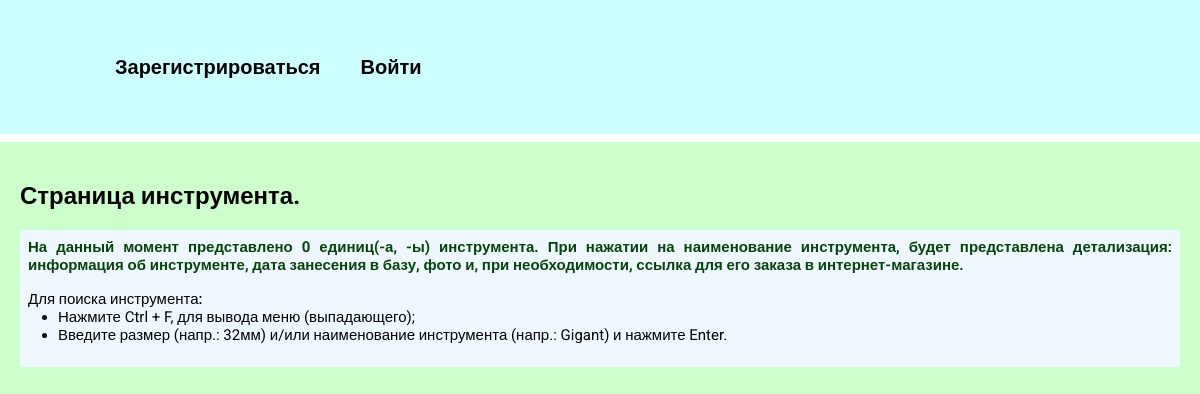
/techlog_tools/, run on an earlier commit of the app's database.
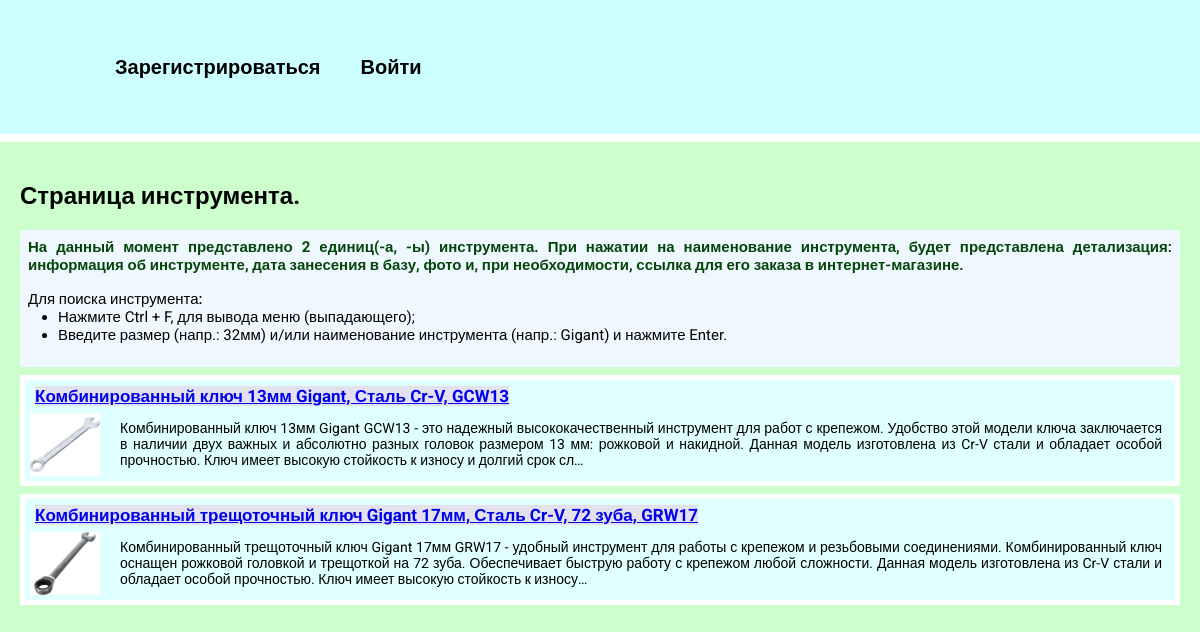
And on a later commit of the database.
### techlog_tools/models.py (models this page shows, shortened)
class TechlogTools2(models.Model):
    title = models.CharField(max_length=100)
    description = models.TextField()
    date = models.DateField(blank=True)
    image = models.ImageField(upload_to='techlog_tools/images/')
    url = models.URLField(blank=True)  # Поле не обязательное для заполнения

### techlog_tools/views.py (the view)
# urls.py: path('', views.techlog_tools, name='techlogtools'),
def techlog_tools(request):
    tltools2 = TechlogTools2.objects.order_by('-date')  # all()
    return render(request, 'techlog_tools/techtools.html', {
        'tltools2': tltools2,
    })

### techlog_tools/templates/techlog_tools/techtools.html (shortened to what this page needs)
{% extends 'techlog_tools/base.html' %}
{% block content %}
<h2>Страница инструмента.</h2>
<h3 class="count">
    На данный момент представлено {{ tltools2.count }} единиц(-а, -ы) инструмента. При нажатии на наименование
    инструмента, будет представлена детализация: информация об инструменте, дата занесения в базу, фото и, при необходимости, ссылка для его заказа в интернет-магазине.
</h3>
<div class="count">
    <span><b>Для поиска инструмента: </b></span>
    <ul class="ul_details">
        <li>Нажмите Ctrl + F, для вывода меню (выпадающего);</li>
        <li>Введите размер (напр.: 32мм) и/или наименование инструмента (напр.: Gigant) и нажмите Enter.</li>
    </ul>
</div>
{% for tltool2 in tltools2 %}
<div class="element">
    <h2 class="top2"><a href="{% url 'tool_details' tltool2.id %}">{{ tltool2.title }}</a></h2>
    <div class="tltool2_text">
        <img src="{{ tltool2.image.url }}" alt="">
        <p>{{ tltool2.description|truncatechars:360 }}</p>
    </div>
</div>
{% endfor %}
{% endblock %}

What changed in the data, as far as the page shows it:
added TechlogTools2: title "Комбинированный ключ 13мм Gigant, Сталь Cr-V, GCW13", image (picture), description "Комбинированный ключ 13мм Gigant GCW13 - это надежный высококачественный инструмент для работ с крепежом. Удобство этой модели ключа заключается в наличии двух важных и абсолютно разных головок размером 13 мм: рожковой и накидной. Данная модель изготовлена из Cr-V стали и обладает особой прочностью. Ключ имеет высокую стойкость к износу и долгий срок сл…"
added TechlogTools2: title "Комбинированный трещоточный ключ Gigant 17мм, Сталь Cr-V, 72 зуба, GRW17", image (picture), description "Комбинированный трещоточный ключ Gigant 17мм GRW17 - удобный инструмент для работы с крепежом и резьбовыми соединениями. Комбинированный ключ оснащен рожковой головкой и трещоткой на 72 зуба. Обеспечивает быструю работу с крепежом любой сложности. Данная модель изготовлена из Cr-V стали и обладает особой прочностью. Ключ имеет высокую стойкость к износу…"
Also different on the page:
{{ tltools2.count }}: "0" → "2"
